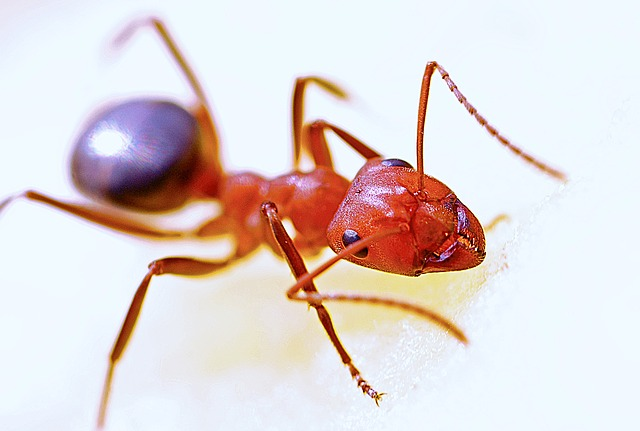
#> input picture image/ant.jpg, 640 x 431 px, found by its file name
$ python 'between theshold with amtplotlib.py'
#> lines starting #> are read from the running program, lines starting #| are printed output that depends on the picture; after the words box and inside, x2 and y2 are one past the last pixel; in counts of white or black regions, pixels touching at a corner belong together
import cv2
import matplotlib.pyplot as plt
img = cv2.imread("image/ant.jpg")
#> img is the input picture: shape (431, 640, 3); mean B, G, R 212.9, 213.6, 225.1
gray_img =cv2.cvtColor(img,cv2.COLOR_BGR2GRAY)
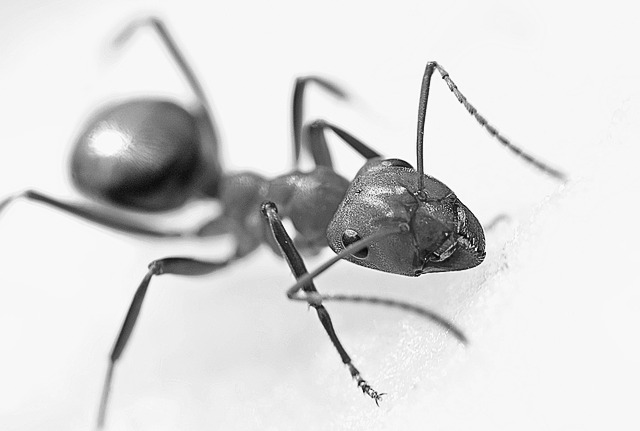
#> gray_img: shape (431, 640); min 5, max 255, mean 217

thersh_value=[50,100,150,200,230]
plt.subplot(231)
plt.subplot(231,xticks=[],yticks=[])
plt.title("Original")
plt.imshow(gray_img,cmap="gray")

for i in range(len(thersh_value)):
    thresh,result= cv2.threshold(gray_img,thersh_value[i],255,cv2.THRESH_BINARY)
    plt.subplot(232+i)
    plt.title("%d"%thersh_value[i])
    plt.imshow(result,cmap="gray")
    plt.xticks([]),plt.yticks([])
#> this loop made 5 passes
#> thresh on passes 1 to 5: 50, 100, 150, 200, 230
#> pass 1, `thresh,result= cv2.threshold(gray_img,thersh_value[i],255,cv2.THRESH_B..`:
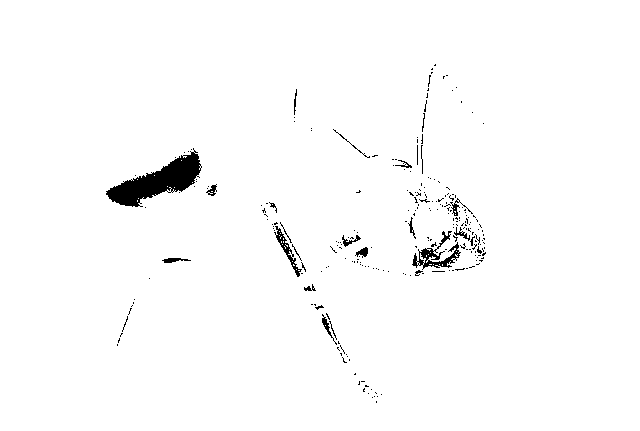
#> result: shape (431, 640); 98.2% white; 252 black regions (228 under 20 px), largest, box (x1, y1, x2, y2) and area: (106, 148, 202, 207) 2309, (412, 231, 461, 270) 563, (274, 226, 302, 277) 268
#> pass 2, `thresh,result= cv2.threshold(gray_img,thersh_value[i],255,cv2.THRESH_B..`:
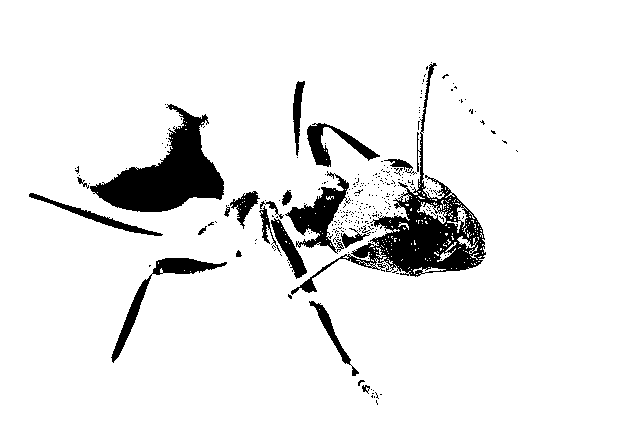
#> result: shape (431, 640); 91.9% white; 288 black regions (268 under 20 px), largest, box (x1, y1, x2, y2) and area: (291, 63, 486, 295) 7012, (90, 104, 224, 212) 6209, (285, 171, 351, 254) 1911
#> pass 3, `thresh,result= cv2.threshold(gray_img,thersh_value[i],255,cv2.THRESH_B..`:
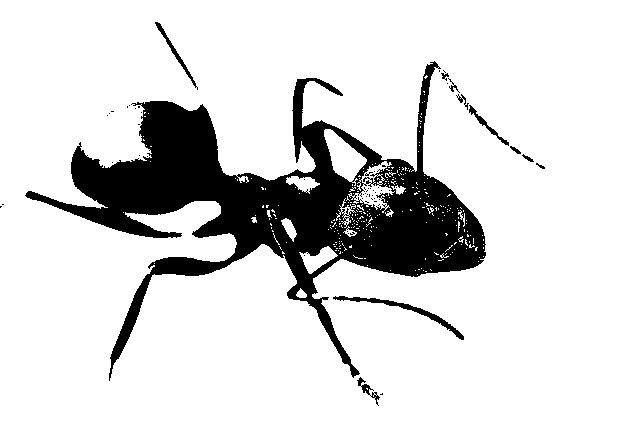
#> result: shape (431, 640); 85.1% white; 60 black regions (49 under 20 px), largest, box (x1, y1, x2, y2) and area: (25, 61, 486, 381) 39533, (333, 296, 464, 340) 624, (155, 22, 198, 90) 276
plt.show()
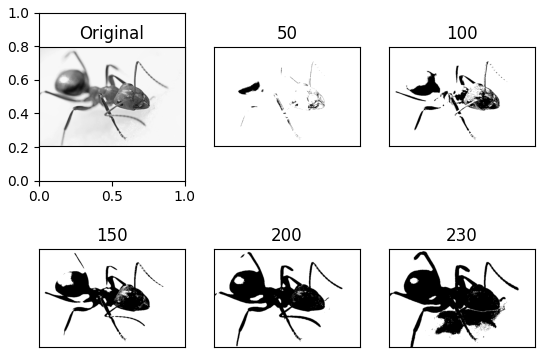
#> figure drawn by matplotlib, 6 panels

$ run again, with image/ball2d.jpg copied over image/ant.jpg
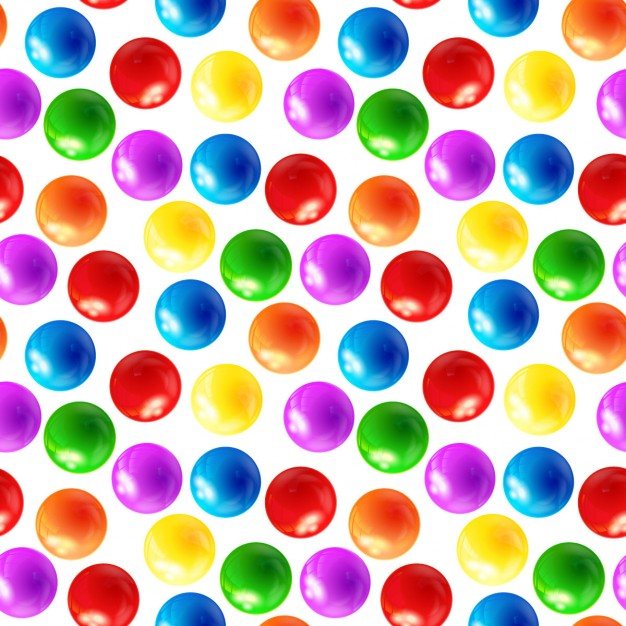
#> input picture image/ball2d.jpg, 626 x 626 px, found by its file name
#> img is the input picture: shape (626, 626, 3); mean B, G, R 168.2, 172.2, 199.6
#> the loop `for i in range(len(thersh_value)):` made 5 passes
#> thresh on passes 1 to 5: 50, 100, 150, 200, 230
#> pass 1, `thresh,result= cv2.threshold(gray_img,thersh_value[i],255,cv2.THRESH_B..`:
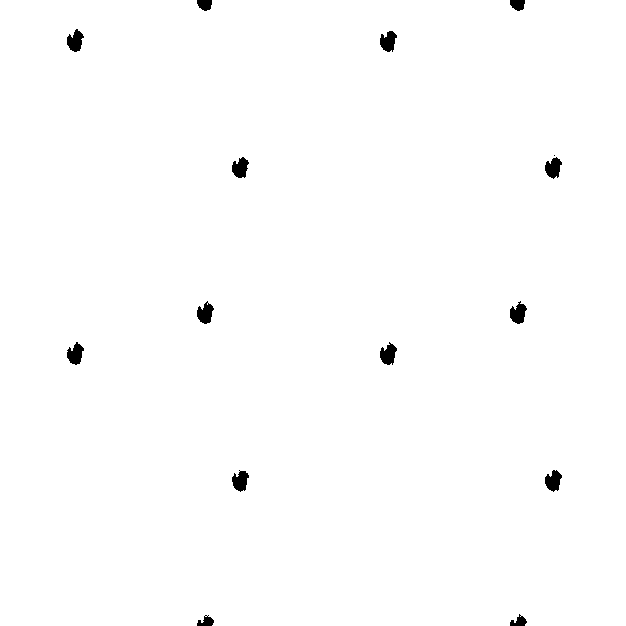
#> result: shape (626, 626); 99.2% white; 15 black regions (1 under 20 px), largest, box (x1, y1, x2, y2) and area: (380, 342, 397, 365) 252, (67, 29, 84, 52) 250, (510, 301, 527, 324) 250
#> pass 3, `thresh,result= cv2.threshold(gray_img,thersh_value[i],255,cv2.THRESH_B..`:
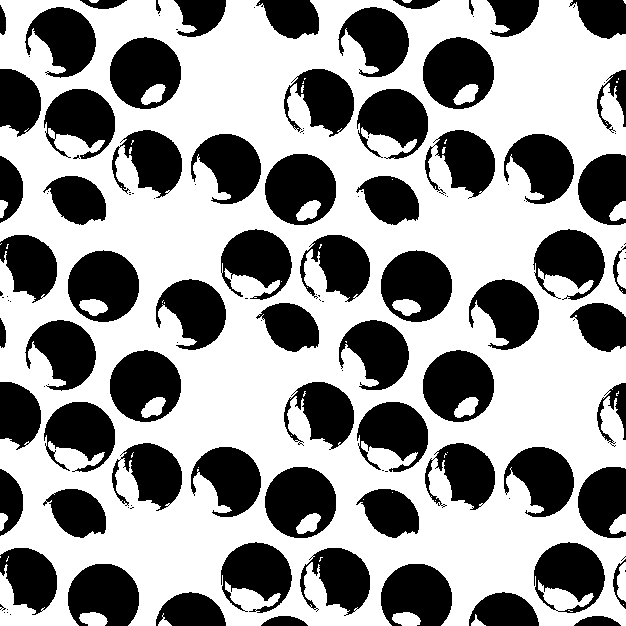
#> result: shape (626, 626); 59.9% white; 128 black regions (60 under 20 px), largest, box (x1, y1, x2, y2) and area: (423, 350, 494, 422) 3683, (110, 37, 181, 109) 3682, (265, 154, 336, 225) 3681

$ run again, with image/boy.jpg copied over image/ant.jpg
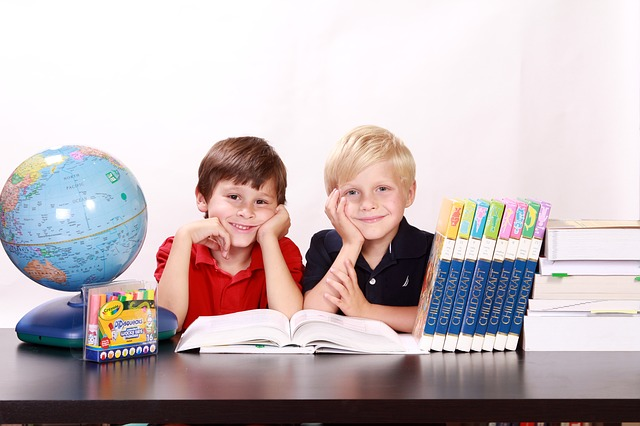
#> input picture image/boy.jpg, 640 x 426 px, found by its file name
#> img is the input picture: shape (426, 640, 3); mean B, G, R 186.9, 184.5, 197.5
#> the loop `for i in range(len(thersh_value)):` made 5 passes
#> thresh on passes 1 to 5: 50, 100, 150, 200, 230
#> pass 1, `thresh,result= cv2.threshold(gray_img,thersh_value[i],255,cv2.THRESH_B..`:
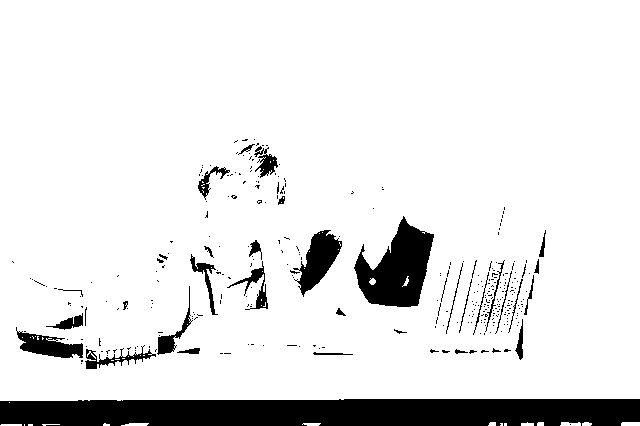
#> result: shape (426, 640); 89.8% white; 324 black regions (288 under 20 px), largest, box (x1, y1, x2, y2) and area: (0, 399, 640, 426) 16350, (354, 216, 434, 307) 4131, (293, 230, 342, 297) 1494
#> pass 3, `thresh,result= cv2.threshold(gray_img,thersh_value[i],255,cv2.THRESH_B..`:
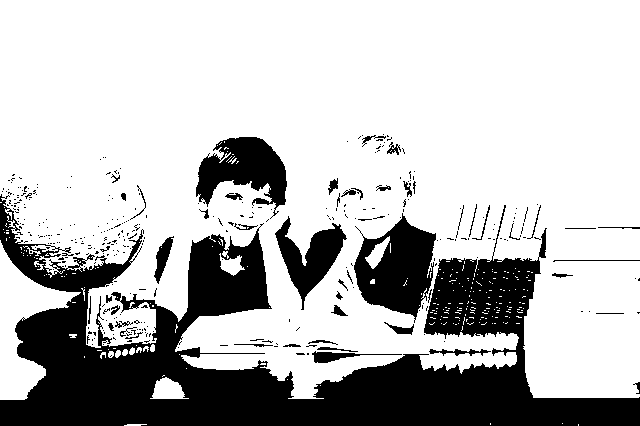
#> result: shape (426, 640); 74% white; 358 black regions (307 under 20 px), largest, box (x1, y1, x2, y2) and area: (0, 194, 640, 426) 55066, (354, 213, 436, 323) 5201, (196, 137, 287, 219) 3954
